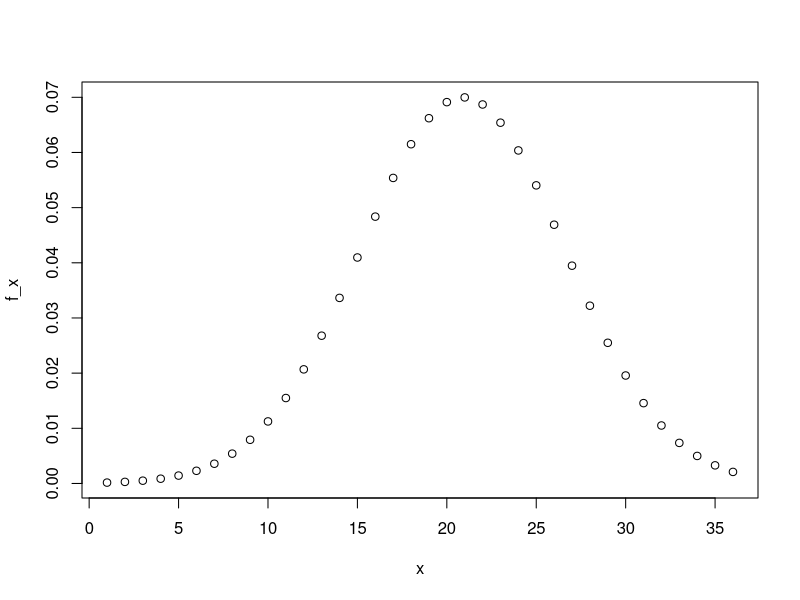
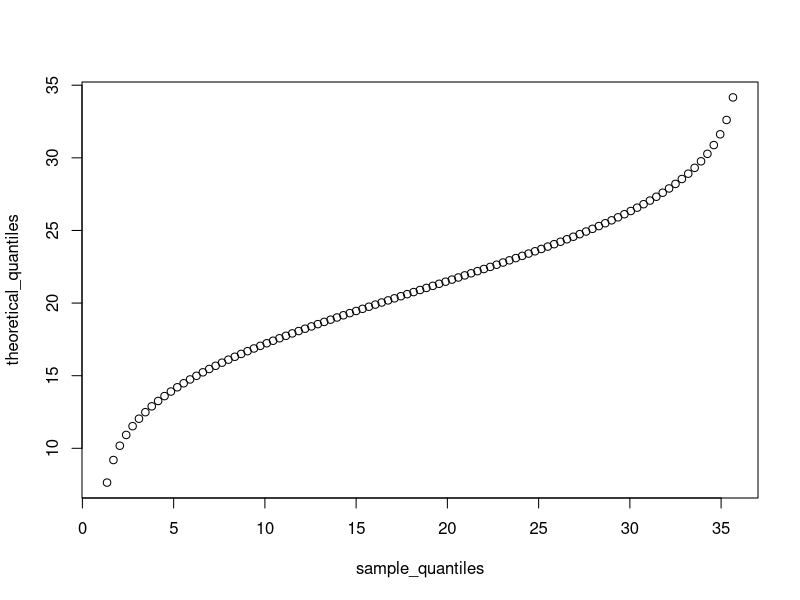

These charts were generated, in order, by the following R code:
set.seed(16, sample.kind="Rounding")
act_scores <-rnorm(10000, 20.9,5.7)
mean(act_scores)
sd(act_scores)
sum(act_scores >= 36)
mean(act_scores > 30)
mean(act_scores <= 10)
x <- (1:36)
f_x <- dnorm(x, 20.9, 5.7)
plot(x, f_x)

20.9 + 2*5.7
1 - pnorm(32.3, 20.9, 5.7)
qnorm(pnorm(32.3, 20.9, 5.7),20.9, 5.7)
qnorm(0.9772499, 20.9, 5.7)
qnorm(0.975, 20.9, 5.7)

qnorm(0.95, 20.9, 5.7)

p <- seq(0.01, 0.99, 0.01)
sample_quantiles <- quantile(x, p)
sample_quantiles[26]
sample_quantiles[80]

theoretical_quantiles <- qnorm(p, 20.9, 5.7)
qqplot(sample_quantiles, theoretical_quantiles)
